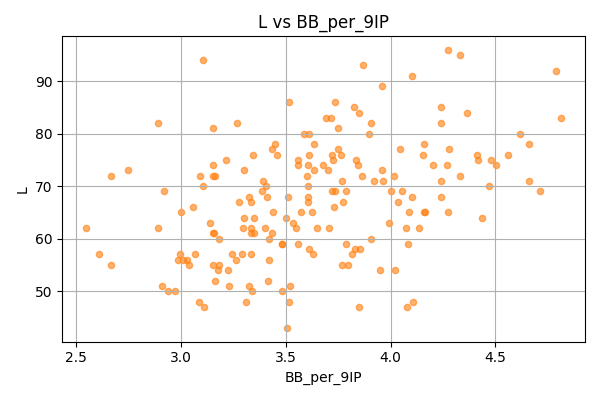
#> input picture figures/all_scatter/L_vs_BB_per_9IP.png, 600 x 400 px; its folder holds only this picture in this run
$ python merge_image.py
#> lines starting #> are read from the running program, lines starting #| are printed output that depends on the picture
from PIL import Image
import os

# 18장씩 한 장으로 합치는 몽타주 스크립트

def make_montage(image_paths, montage_path,
                 rows, cols, thumb_size=(400, 300), padding=5, bg_color=(255,255,255)):
#> called with montage_path = 'figures/W_scatter_montage.png', rows = 3, cols = 6, thumb_size = (400, 300), padding = 5, bg_color = (255, 255, 255)
    w, h = thumb_size
    montage_w = cols * w + (cols + 1) * padding
    montage_h = rows * h + (rows + 1) * padding

    montage = Image.new("RGB", (montage_w, montage_h), bg_color)
#> montage: PIL image 2435x920 RGB; every value is 255
    for idx, img_path in enumerate(image_paths):
        if not os.path.exists(img_path):
            raise FileNotFoundError(f"File not found: {img_path}")
        img = Image.open(img_path).convert("RGB")
        img = img.resize(thumb_size, Image.LANCZOS)

        row = idx // cols
        col = idx % cols
        x = padding + col * (w + padding)
        y = padding + row * (h + padding)
        montage.paste(img, (x, y))

    montage.save(montage_path)
    print(f"✅ Montage saved to {montage_path}")

if __name__ == '__main__':
    image_dir = 'figures/all_scatter'
    all_files = sorted([f for f in os.listdir(image_dir) if f.lower().endswith('.png')])

    # W_로 시작하는 18장
    w_files = [os.path.join(image_dir, f) for f in all_files if f.startswith('W_vs_')]
    # L_로 시작하는 18장
    l_files = [os.path.join(image_dir, f) for f in all_files if f.startswith('L_vs_')]

    os.makedirs('figures', exist_ok=True)

    # 승리: 3행×6열 = 18장
    make_montage(
        image_paths=w_files,
        montage_path='figures/W_scatter_montage.png',
        rows=3, cols=6
    )

    # 패배: 3행×6열 = 18장
    make_montage(
        image_paths=l_files,
        montage_path='figures/L_scatter_montage.png',
        rows=3, cols=6
    )
#> call 2 of make_montage, with montage_path = 'figures/L_scatter_montage.png', rows = 3, cols = 6, thumb_size = (400, 300), padding = 5, bg_color = (255, 255, 255)
#> in make_montage (call 2), `img = img.resize(thumb_size, Image.LANCZOS)`:
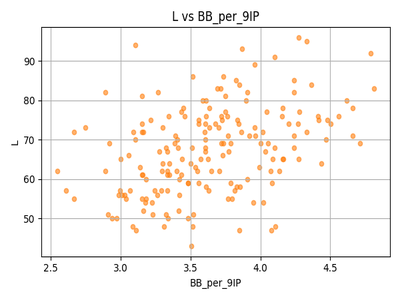
#> img: PIL image 400x300 RGB; mean R, G, B 249.5, 246.7, 244.2
#> in make_montage (call 2), `montage.paste(img, (x, y))`:
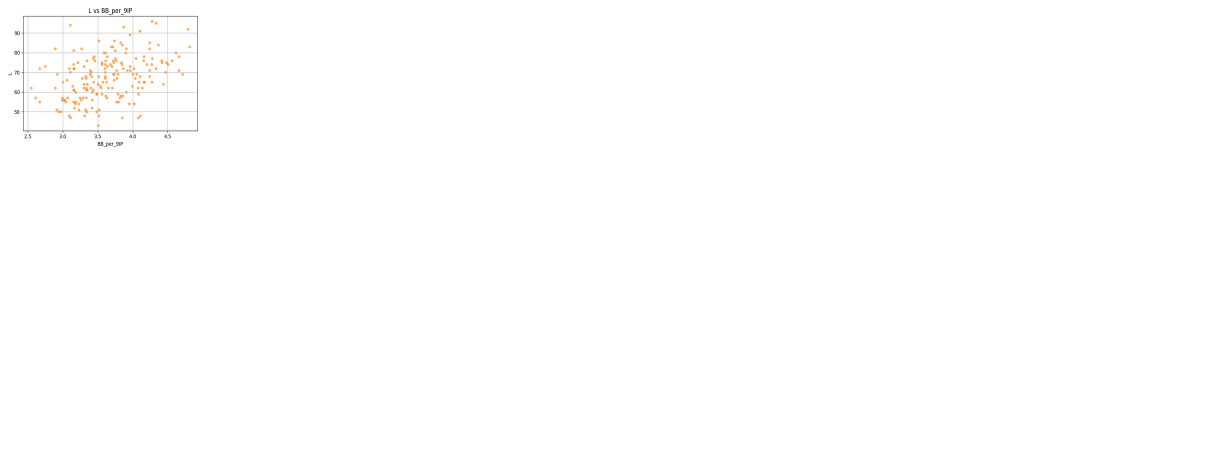
#> montage: PIL image 2435x920 RGB (shown at 1/2 size); mean R, G, B 254.7, 254.6, 254.4

$ run again, on figures/all_scatter/L_vs_ER_per_game.png
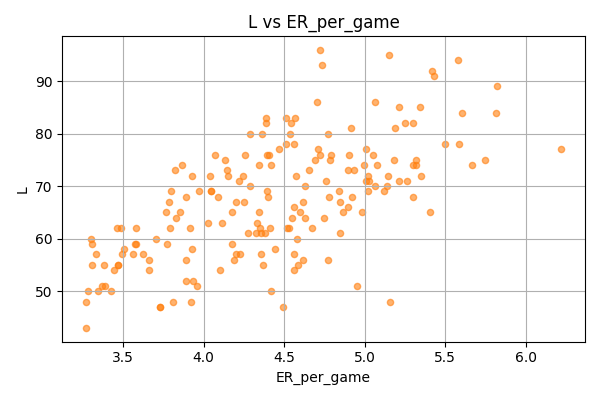
#> input picture figures/all_scatter/L_vs_ER_per_game.png, 600 x 400 px
#> in make_montage (call 2), `img = img.resize(thumb_size, Image.LANCZOS)`:
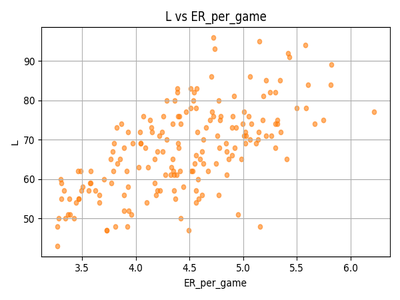
#> img: PIL image 400x300 RGB; mean R, G, B 249.2, 246.5, 244
#> in make_montage (call 2), `montage.paste(img, (x, y))`:
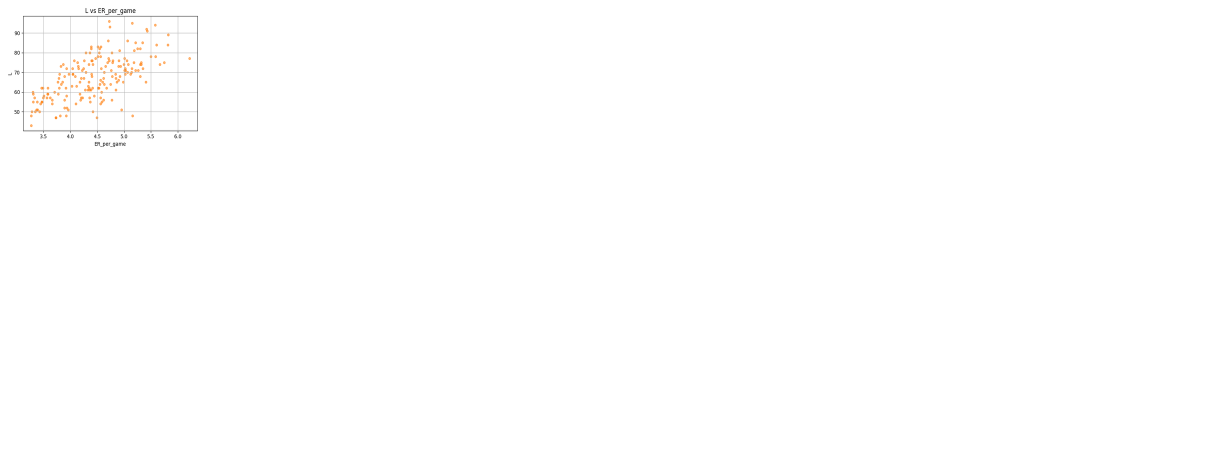
#> montage: PIL image 2435x920 RGB (shown at 1/2 size); mean R, G, B 254.7, 254.5, 254.4

$ run again, on figures/all_scatter/L_vs_HD_per_game.png
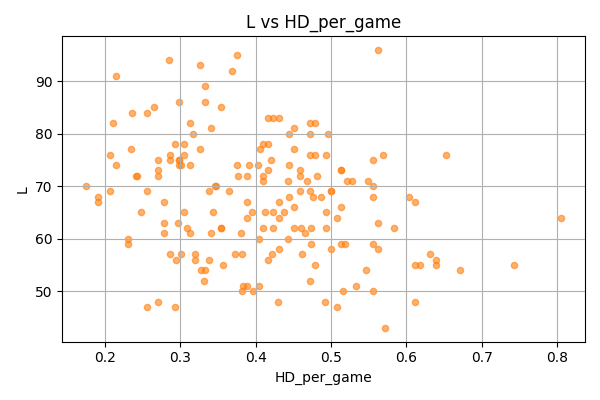
#> input picture figures/all_scatter/L_vs_HD_per_game.png, 600 x 400 px
#> in make_montage (call 2), `img = img.resize(thumb_size, Image.LANCZOS)`:
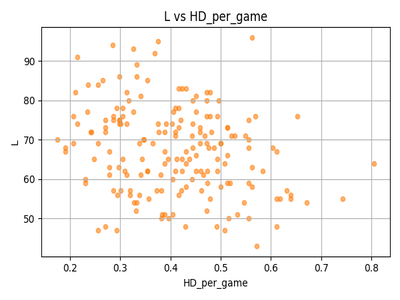
#> img: PIL image 400x300 RGB; mean R, G, B 249, 246.2, 243.8
#> in make_montage (call 2), `montage.paste(img, (x, y))`:
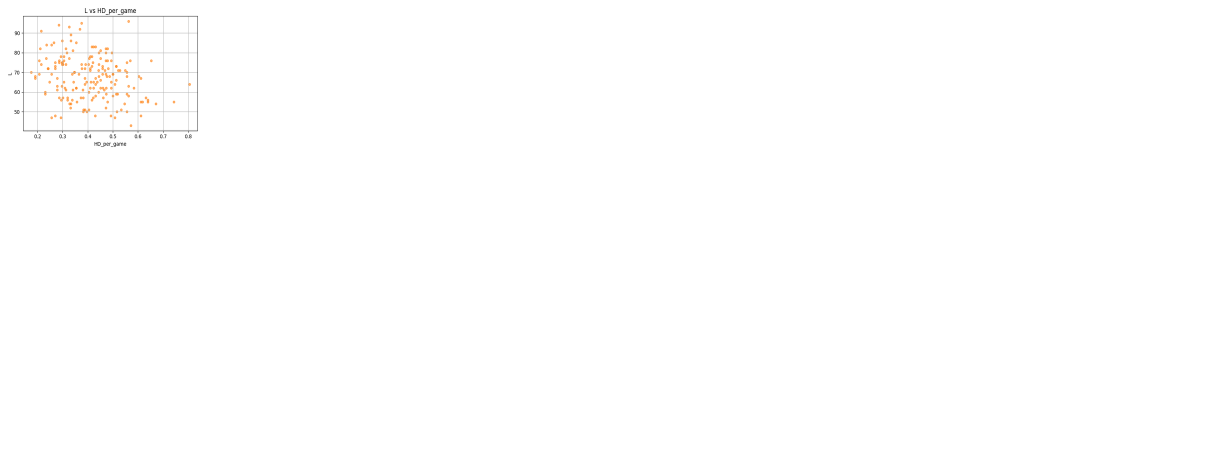
#> montage: PIL image 2435x920 RGB (shown at 1/2 size); mean R, G, B 254.7, 254.5, 254.4

$ run again, on figures/all_scatter/L_vs_HR_per_9IP.png
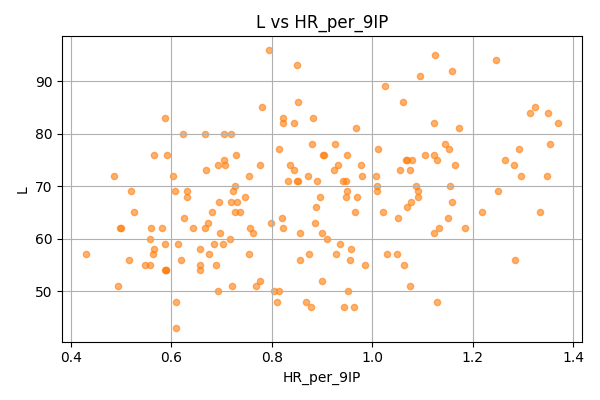
#> input picture figures/all_scatter/L_vs_HR_per_9IP.png, 600 x 400 px
#> in make_montage (call 2), `img = img.resize(thumb_size, Image.LANCZOS)`:
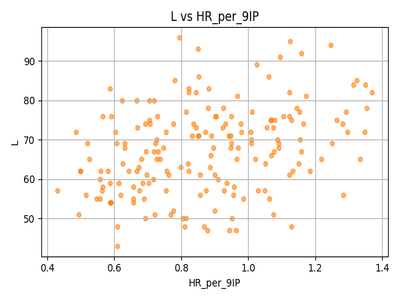
#> img: PIL image 400x300 RGB; mean R, G, B 249.4, 246.6, 244.1
#> in make_montage (call 2), `montage.paste(img, (x, y))`:
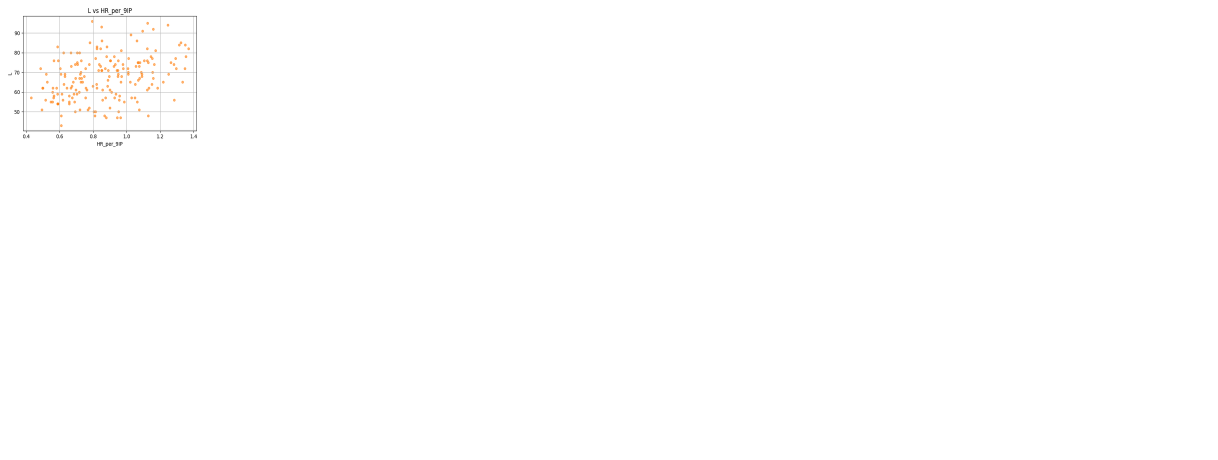
#> montage: PIL image 2435x920 RGB (shown at 1/2 size); mean R, G, B 254.7, 254.5, 254.4

$ run again, on figures/all_scatter/L_vs_BB_per_batter.png
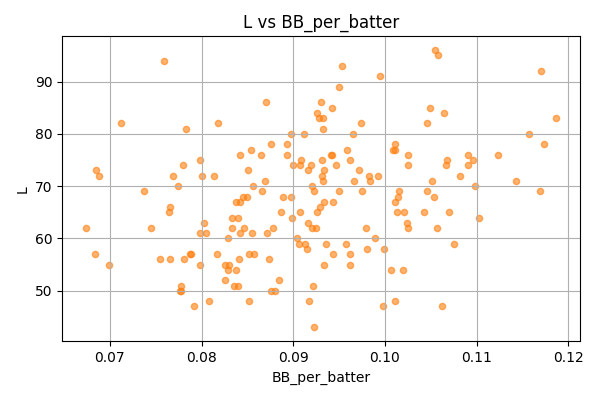
#> input picture figures/all_scatter/L_vs_BB_per_batter.png, 600 x 400 px
#> in make_montage (call 2), `img = img.resize(thumb_size, Image.LANCZOS)`:
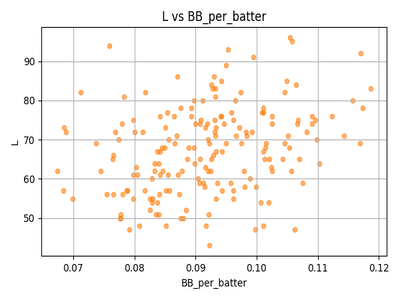
#> img: PIL image 400x300 RGB; mean R, G, B 248.9, 246.1, 243.7
#> in make_montage (call 2), `montage.paste(img, (x, y))`:
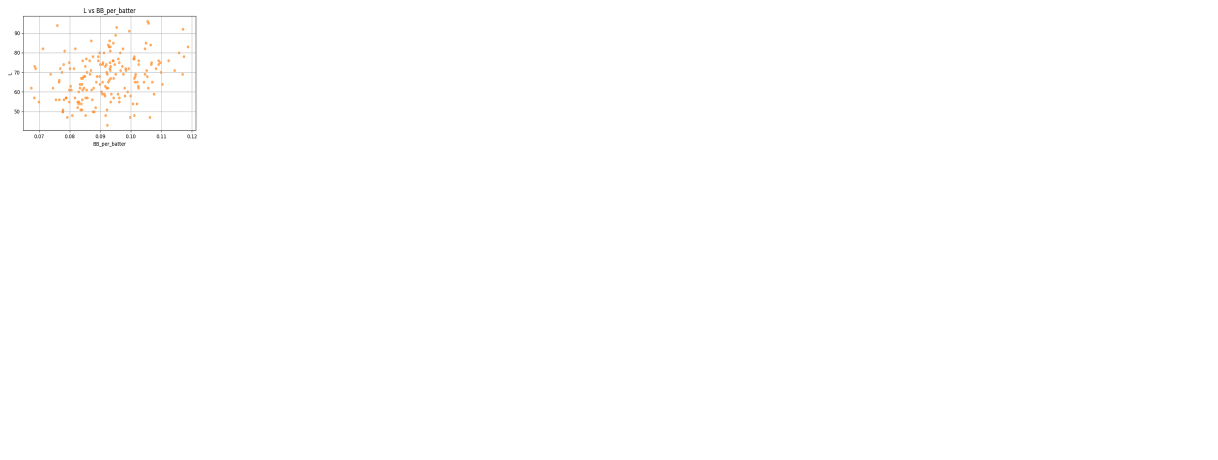
#> montage: PIL image 2435x920 RGB (shown at 1/2 size); mean R, G, B 254.7, 254.5, 254.4
